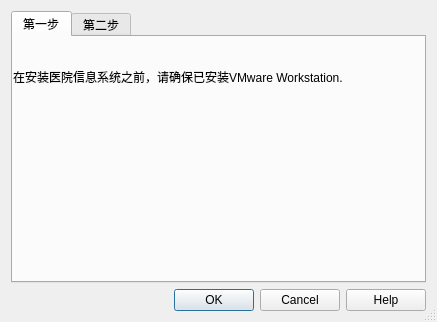
<?xml version="1.0" encoding="UTF-8"?>
<ui version="4.0">
 <class>Download</class>
 <widget class="QDialog" name="Download">
  <property name="geometry">
   <rect>
    <x>0</x>
    <y>0</y>
    <width>437</width>
    <height>322</height>
   </rect>
  </property>
  <property name="windowTitle">
   <string>Dialog</string>
  </property>
  <property name="sizeGripEnabled">
   <bool>true</bool>
  </property>
  <layout class="QVBoxLayout" name="verticalLayout">
   <item>
    <widget class="QTabWidget" name="tabWidget">
     <property name="toolTip">
      <string>&lt;html&gt;&lt;head/&gt;&lt;body&gt;&lt;p&gt;123132&lt;/p&gt;&lt;/body&gt;&lt;/html&gt;</string>
     </property>
     <property name="currentIndex">
      <number>0</number>
     </property>
     <widget class="QWidget" name="tab">
      <attribute name="title">
       <string>第一步</string>
      </attribute>
      <widget class="QLabel" name="label">
       <property name="geometry">
        <rect>
         <x>0</x>
         <y>0</y>
         <width>351</width>
         <height>81</height>
        </rect>
       </property>
       <property name="text">
        <string>&lt;html&gt;&lt;head/&gt;&lt;body&gt;&lt;p&gt;在安装医院信息系统之前，请确保已安装VMware Workstation.&lt;/p&gt;&lt;/body&gt;&lt;/html&gt;</string>
       </property>
      </widget>
     </widget>
     <widget class="QWidget" name="tab_2">
      <attribute name="title">
       <string>第二步</string>
      </attribute>
      <widget class="QLabel" name="label_2">
       <property name="geometry">
        <rect>
         <x>0</x>
         <y>0</y>
         <width>321</width>
         <height>81</height>
        </rect>
       </property>
       <property name="text">
        <string>&lt;html&gt;&lt;head/&gt;&lt;body&gt;&lt;p&gt;请手动添加下载的医院信息系统至VMware Workstation.&lt;/p&gt;&lt;/body&gt;&lt;/html&gt;</string>
       </property>
      </widget>
     </widget>
    </widget>
   </item>
   <item>
    <widget class="QDialogButtonBox" name="uiButtonBox">
     <property name="orientation">
      <enum>Qt::Horizontal</enum>
     </property>
     <property name="standardButtons">
      <set>QDialogButtonBox::Cancel|QDialogButtonBox::Help|QDialogButtonBox::Ok</set>
     </property>
    </widget>
   </item>
  </layout>
 </widget>
 <resources/>
 <connections/>
</ui>
